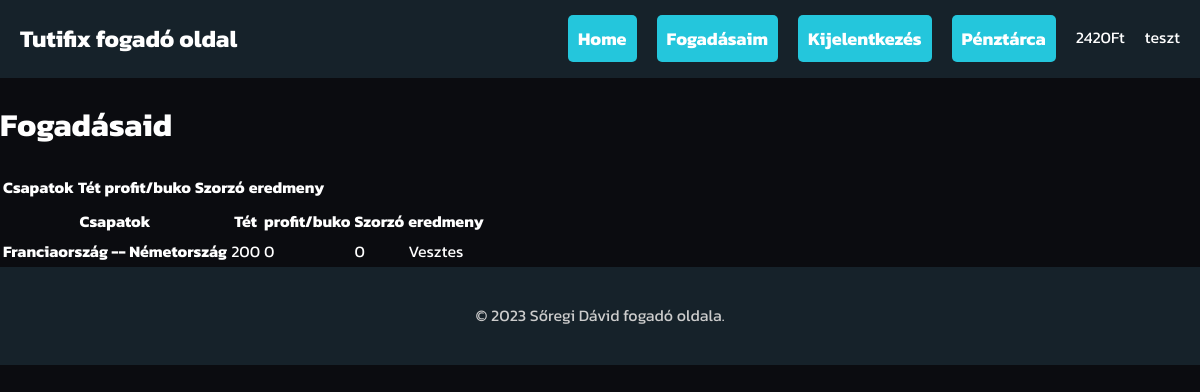
Screenshot of /fogadas_zarouj/fogadasok.php (signed in) with the database file from the repository.
### tables this page shows
CREATE TABLE `penztarca` (
  `felhasz_id` int(11) NOT NULL,
  `penztarca_id` int(11) NOT NULL,
  `egyenleg` double NOT NULL
);

CREATE TABLE `nemzetek` (
  `nemzet_id` int(11) NOT NULL,
  `nemzet_nev` varchar(255) NOT NULL
);

### fogadas_zarouj/database.php (called while the page is built, shortened)
<?php
$db = new Database();
class Database {
    private $database = 'fogadas_zaro';
    private $host = 'localhost';
    private $user = 'root';
    private $password = '';
    protected $dbc = null;
    public function security($data){
        return htmlspecialchars(trim($data));
    }
    public function __construct() {
        try {
            $this->dbc = new mysqli($this->host, $this->user, $this->password, $this->database);
            $this->dbc->set_charset('utf8');
        } catch (mysqli_sql_exception $exc) {
            echo "Kapcsolódási hiba:" . $exc->getMessage();
        }
    }
    public function RunSQL($sql) {
        try {
            $utasitas = $this->dbc->prepare($sql);
            $utasitas->execute();
        } catch (mysqli_sql_exception $exc) {
            echo "Lekérdezési hiba: " . $exc->getMessage();
        }
        $result = $utasitas->get_result();
        if ($result) {
            return $result;
        } else {
            return $utasitas->affected_rows;
        }
    }
}?>

### fogadas_zarouj/fogadasok.php (the view, shortened to what this page needs)
<?php include('header.php');
$sql = "SELECT DISTINCT `fogadasi_osszeg`,`profit_buko`, fogadas.meccs_id , fogadas.fogadasi_szam,fogadas.eredmeny, fogadas_neve, odds, hazai_id, vendeg_id FROM fogadas INNER JOIN fogadasi_lehetoseg ON fogadasi_lehetoseg.fogadasi_szam = fogadas.fogadasi_szam INNER JOIN meccs_eredmeny ON meccs_eredmeny.meccs_id = fogadas.meccs_id INNER JOIN nemzetek ON nemzetek.nemzet_id = meccs_eredmeny.hazai_id OR nemzetek.nemzet_id = meccs_eredmeny.vendeg_id WHERE felhasz_id = '" . $_SESSION['felhasz_id'] . "' AND lefutott_e = 1 ORDER BY fog_id DESC LIMIT 5;";
$result = $db->RunSQL($sql);
?>
<main>
    <h1>Fogadásaid</h1>
    <table>
        <thead>
            <th>Csapatok</th>
            <th>Tét</th>
            <th>profit/buko</th>
            <th>Szorzó</th>
            <th>eredmeny</th>
        </thead>
    </table>
    <table>
        <thead>
            <th>Csapatok</th>
            <th>Tét</th>
            <th>profit/buko</th>
            <th>Szorzó</th>
            <th>eredmeny</th>
        </thead>
        <tr>
            <?php foreach ($result as $value) {
                $sql3 = "SELECT * FROM nemzetek WHERE nemzet_id = '" . $value['hazai_id'] . "';";
                $result3 = $db->RunSQL($sql3);
                $sql4 = "SELECT * FROM nemzetek WHERE nemzet_id = '" . $value['vendeg_id'] . "';";
                $result4 = $db->RunSQL($sql4);
                $hazai_nev = $result3->fetch_assoc()['nemzet_nev'];
                $vendeg_nev = $result4->fetch_assoc()['nemzet_nev'];
            ?>
                <th><?= $hazai_nev; ?> -- <?= $vendeg_nev; ?></th>
                <td><?= $value['fogadasi_osszeg']; ?></td>
                <td><?= $value['profit_buko']; ?></td>
                <td><?= $value['odds']; ?></td>
                <td><?= $value['eredmeny']; ?></td>
        </tr>
    <?php }
    ?>
    </table>
</main>
<?php include('footer.php') ?>

### fogadas_zarouj/header.php (shortened to what this page needs)
<?php
include('database.php');
if(isset($_SESSION['felhasz_id']) ? $_SESSION['felhasz_id'] = $db->security($_SESSION['felhasz_id']) : $_SESSION['felhasz_id'] = ""){
$sql2 = "SELECT egyenleg FROM penztarca WHERE felhasz_id = " .$_SESSION['felhasz_id'].";";
$result2 = $db->RunSQL($sql2);
}
?>
<!DOCTYPE html>
<html lang="hu">
<head>
  <link href="kinezet.css?<?php echo time(); ?>" rel="stylesheet">
</head>
<body>
  <div class="container">
    <div class="row">
      <header>
        <h1>Tutifix fogadó oldal</h1>
        <nav>
          <ul>
            <li><a href="Foldal.php" class="navbutton">Home</a></li>
            <?php
            if(isset($_SESSION['felhasz_id']) ? $_SESSION['felhasz_id'] = $db->security($_SESSION['felhasz_id']) : $_SESSION['felhasz_id'] = ""){?>
            <li><a href="fogadasok.php" class="navbutton">Fogadásaim</a></li>
           <?php   } ?>
            <?php if(isset($_SESSION['felhasz_nev'])) : ?>
            <li ><a href="logout.php" role="button" class="navbutton">Kijelentkezés</a></li>
            <li ><a href="penztarca.php" class="navbutton">Pénztárca</a></li>
            <?php while ($row = $result2->fetch_assoc()) : ?>
            <li ><?= $row['egyenleg']; ?>Ft</li>
            <?php endwhile; ?>
            <li ><?=$_SESSION['felhasz_nev']; ?></li>
            <?php else : ?>
            <li ><a href="register.php" class="navbutton">Regisztráció</a></li>
            <li ><a href="login.php" class="navbutton">Bejelentkezés</a></li>
            <?php endif; ?>
          </ul>
        </nav>
      </header>
    </div>

### fogadas_zarouj/kinezet.css (style rules this page uses)
body { background-color: #0b0c10; color: #fff; font-family: 'Kanit', sans-serif; font-size: 16px; line-height: 1.6; margin: 0; }
.navbutton { text-decoration: none; font-weight: bold; padding: 10px; color: white; background-color: #24c6dc; border-radius: 5px; }
header { align-items: center; display: flex; justify-content: space-between; padding: 20px; background-color: #16222a; font-family: 'Kanit', sans-serif; }
header h1 { font-size: 24px; margin: 0; }
header nav ul { display: flex; list-style: none; margin: 0; padding: 0; }
header nav li { margin-right: 20px; }
header nav li:last-child { margin-right: 0; }
header nav a { font-size: 18px; }

### rows the page displays
penztarca: egyenleg "2420"
nemzetek: nemzet_nev "Franciaország"
nemzetek: nemzet_nev "Németország"

### other values shown
$_SESSION['felhasz_nev'] "teszt"
$value['fogadasi_osszeg'] "200"
$value['profit_buko'] "0"
$value['odds'] "0"
$value['eredmeny'] "Vesztes"
